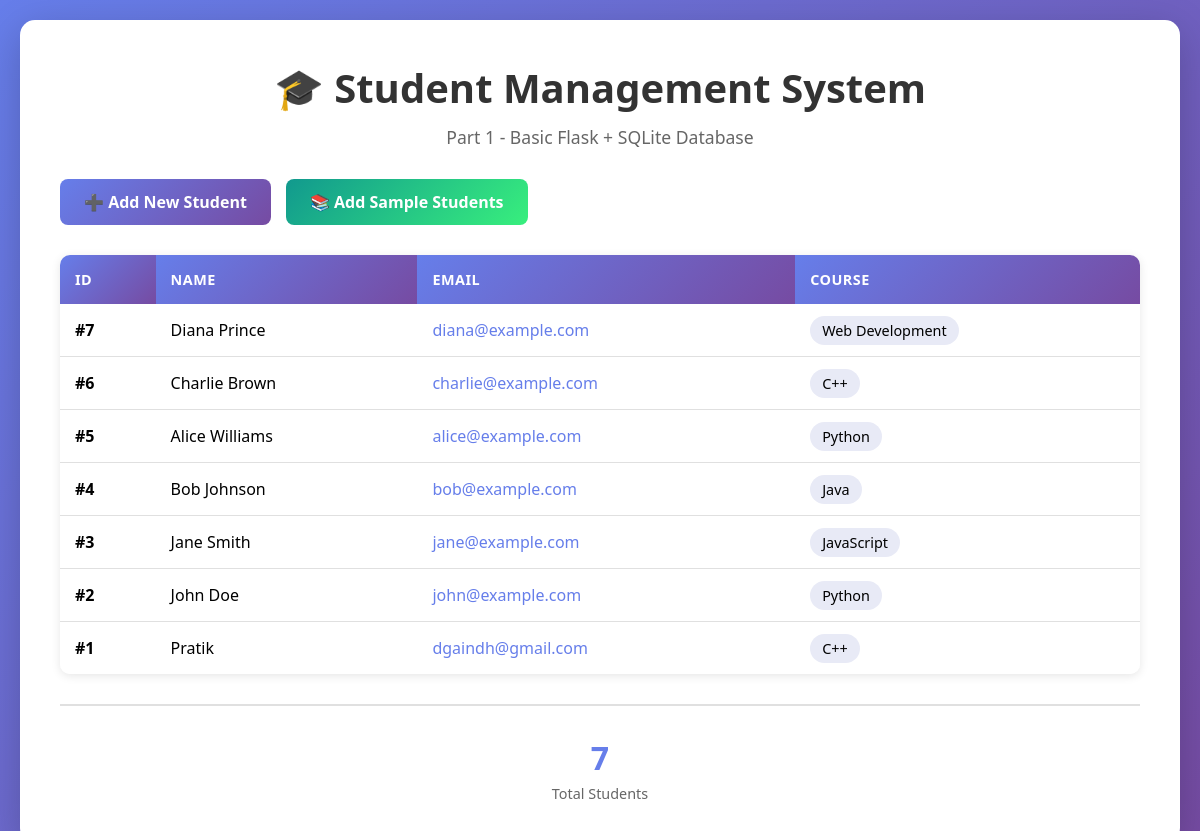
The page / on the database its author committed.
### tables this page shows
CREATE TABLE students (
            id INTEGER PRIMARY KEY AUTOINCREMENT,
            name TEXT NOT NULL,
            email TEXT NOT NULL,
            course TEXT NOT NULL
        );

### app.py (the view)
@app.route('/')
def index():
    try:
        conn = get_db_connection()  # Step 1: Connect to database
        students = conn.execute('SELECT * FROM students ORDER BY id DESC').fetchall()  # Step 2: Get all rows (newest first)
        conn.close()  # Step 3: Close connection
        return render_template('index.html', students=students)
    except Exception as e:
        flash(f'Error loading students: {str(e)}', 'error')
        return render_template('index.html', students=[])

### app.py (called while the page is built)
def get_db_connection():
    conn = sqlite3.connect(DATABASE)  # Connect to database file
    conn.row_factory = sqlite3.Row  # This allows accessing columns by name (like dict)
    return conn

### templates/index.html (shortened to what this page needs)
<!DOCTYPE html>
<html lang="en">
<head>
</head>
<body>
    <div class="container">
        <h1>🎓 Student Management System</h1>
        <p class="subtitle">Part 1 - Basic Flask + SQLite Database</p>
        <div class="actions">
            <a href="/add" class="btn btn-primary">➕ Add New Student</a>
            <a href="/add_sample" class="btn btn-success">📚 Add Sample Students</a>
        </div>
        {% if students %}
            <div class="table-container">
                <table>
                    <thead>
                        <tr>
                            <th>ID</th>
                            <th>Name</th>
                            <th>Email</th>
                            <th>Course</th>
                        </tr>
                    </thead>
                    <tbody>
                        {% for student in students %}
                        <tr>
                            <td><strong>#{{ student['id'] }}</strong></td>
                            <td>{{ student['name'] }}</td>
                            <td><a href="mailto:{{ student['email'] }}" style="color: #667eea; text-decoration: none;">{{ student['email'] }}</a></td>
                            <td><span style="background: #e8eaf6; padding: 5px 12px; border-radius: 20px; font-size: 0.9em;">{{ student['course'] }}</span></td>
                        </tr>
                        {% endfor %}
                    </tbody>
                </table>
            </div>
            <div class="stats">
                <div class="stat-item">
                    <div class="stat-number">{{ students|length }}</div>
                    <div class="stat-label">Total Students</div>
                </div>
            </div>
        {% else %}
            <div class="empty-state">
                <div class="empty-state-icon">📝</div>
                <p>No students in the database yet!</p>
                <p style="font-size: 0.9em; margin-top: 10px;">Click the buttons above to add students.</p>
            </div>
        {% endif %}
    </div>
</body>
</html>

### templates/index.html (style rules this page uses)
* { margin: 0; padding: 0; box-sizing: border-box; }
body { font-family: 'Segoe UI', Tahoma, Geneva, Verdana, sans-serif; background: linear-gradient(135deg, #667eea 0%, #764ba2 100%); min-height: 100vh; padding: 20px; }
.container { max-width: 1200px; margin: 0 auto; background: white; border-radius: 15px; box-shadow: 0 10px 40px rgba(0,0,0,0.2); padding: 40px; }
h1 { color: #333; margin-bottom: 10px; font-size: 2.5em; text-align: center; }
.subtitle { text-align: center; color: #666; margin-bottom: 30px; font-size: 1.1em; }
.actions { display: flex; gap: 15px; margin-bottom: 30px; flex-wrap: wrap; }
.btn { display: inline-block; padding: 12px 24px; color: white; text-decoration: none; border-radius: 8px; font-weight: 600; transition: all 0.3s ease; border: none; cursor: pointer; font-size: 16px; }
.btn-primary { background: linear-gradient(135deg, #667eea 0%, #764ba2 100%); }
.btn-success { background: linear-gradient(135deg, #11998e 0%, #38ef7d 100%); }
.table-container { overflow-x: auto; border-radius: 10px; box-shadow: 0 2px 10px rgba(0,0,0,0.1); }
table { width: 100%; border-collapse: collapse; background: white; }
th { background: linear-gradient(135deg, #667eea 0%, #764ba2 100%); color: white; padding: 15px; text-align: left; font-weight: 600; text-transform: uppercase; font-size: 0.9em; letter-spacing: 0.5px; }
td { padding: 15px; border-bottom: 1px solid #e0e0e0; }
tr:last-child td { border-bottom: none; }
.stats { display: flex; justify-content: space-around; margin-top: 30px; padding-top: 30px; border-top: 2px solid #e0e0e0; }
.stat-item { text-align: center; }
.stat-number { font-size: 2em; font-weight: bold; color: #667eea; }
.stat-label { color: #666; font-size: 0.9em; margin-top: 5px; }

### rows shown on the page
students: id "7", name "Diana Prince", email "diana@example.com", course "Web Development"
students: id "6", name "Charlie Brown", email "charlie@example.com", course "C++"
students: id "5", name "Alice Williams", email "alice@example.com", course "Python"
students: id "4", name "Bob Johnson", email "bob@example.com", course "Java"
students: id "3", name "Jane Smith", email "jane@example.com", course "JavaScript"
students: id "2", name "John Doe", email "john@example.com", course "Python"
students: id "1", name "Pratik", email "dgaindh@gmail.com", course "C++"

### other values the page prints
{{ students|length }} "7"
